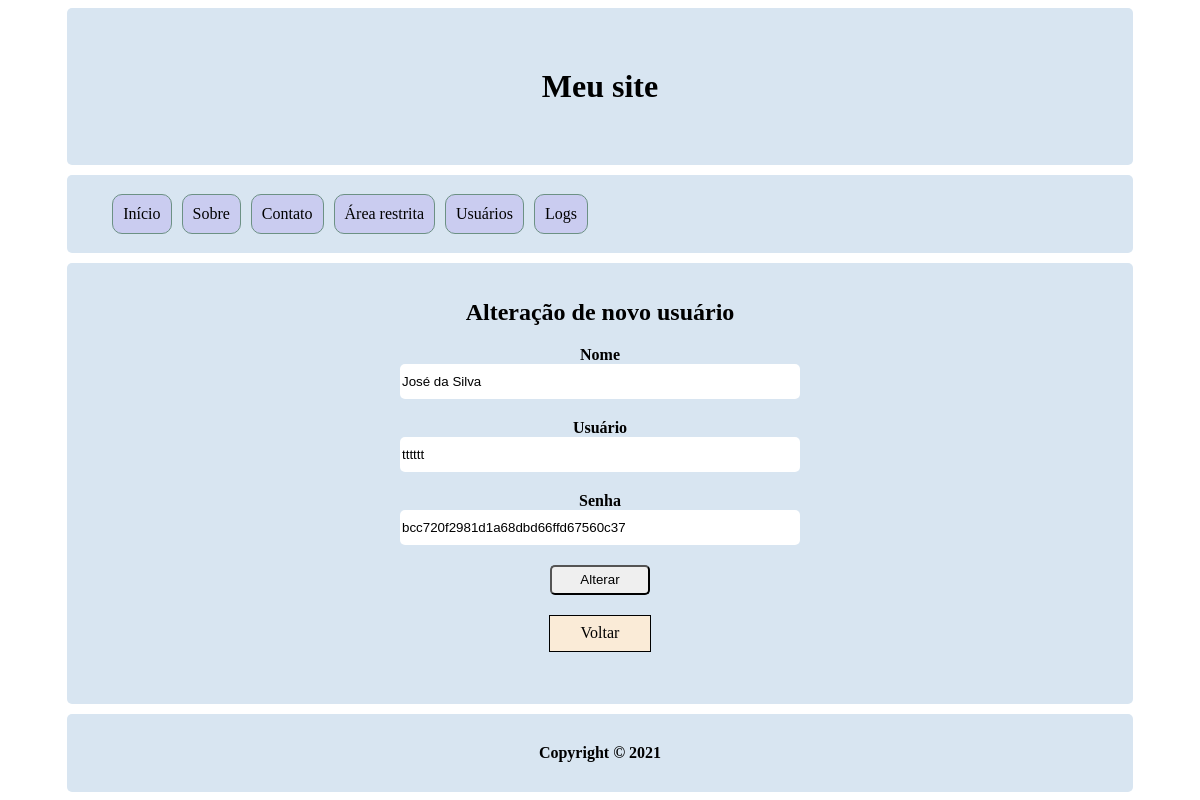
Screenshot of /?pg=usuario/alterar_usuario&id=2 (signed in) with the database file from the repository.
### tables this page shows
CREATE TABLE `usuarios` (
  `id` int NOT NULL AUTO_INCREMENT,
  `nome` varchar(100) DEFAULT NULL,
  `usuario` varchar(45) DEFAULT NULL,
  `senha` varchar(200) DEFAULT NULL,
  `data_hora_criacao` datetime DEFAULT NULL,
  `data_hora_atualizacao` datetime DEFAULT NULL,
  PRIMARY KEY (`id`)
);

### paginas/usuario/alterar_usuario.php (the view, shortened to what this page needs)
<?php
    $id = $_GET["id"];
$sql = "SELECT * FROM usuarios WHERE id =". $id;
$result = $conn->query($sql, PDO::FETCH_ASSOC);
?>
<form method="POST">
    <?php
        while($sql = $result->fetch()){
    ?>
<div id="div-form">
    <h2>Alteração de novo usuário</h2>
        <div>
            <label>Nome</label>
            <input type="text" name="nome" value="<?=$sql['nome']?>" placeholder="Digite seu nome..." />
        </div>
        <div>
            <label>Usuário</label>
            <input type="text" name="usuario" value="<?=$sql['usuario']?>" placeholder="Digite seu usuário..." />
        </div>
        <div>
            <label>Senha</label>
            <input type="senha" name="senha" value="<?=$sql['senha']?>" placeholder="Digite sua senha..." />
        </div>
        <button type="submit">Alterar</button>
    </form>
    <?php
        }
    ?>
<div>
<div id="btn-limpar-sessao">
    <a href="?pg=usuario/usuarios">Voltar</a>
</div>

### css/estilo.css (style rules this page uses)
#div-form { text-align: center; }
form div { margin: 20px; }
form label { display: block; font-weight: bold; }
input, textarea, select { width: 400px; height: 35px; border-radius: 5px; border: none; }
button { width: 100px; height: 30px; border-radius: 5px; }
a { text-decoration: none; color: #000; }
#btn-limpar-sessao { margin: 20px auto; background-color: antiquewhite; border: 1px solid #000; width: 100px; display: table; height: 35px; }
#btn-limpar-sessao a { display: table-cell; vertical-align: middle; }

### rows the page displays
usuarios: nome "José da Silva", usuario "tttttt", senha "bcc720f2981d1a68dbd66ffd67560c37"
